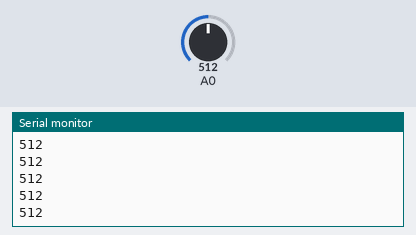
Bench run of a sketch on a simulated Arduino Uno, built with avr-gcc and run on an emulated ATmega328P. Parts: the last lines printed to the serial monitor. The inputs (shaded band) are chosen by the test bench; at power-on: A0 = 512.

Above: at 1.2 s.
1.3 s: A0 set to 716
At 2.0 s:
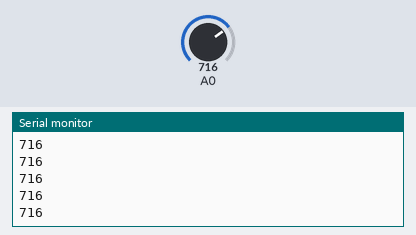
2.8 s: A0 set to 900
At 3.3 s:
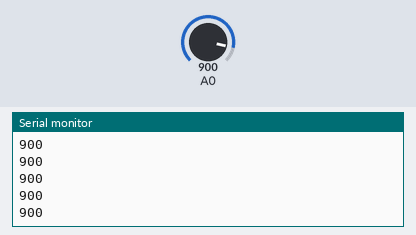
Timing chart, 0 to 5.8 s (numbered marks = the images above; inputs shaded):
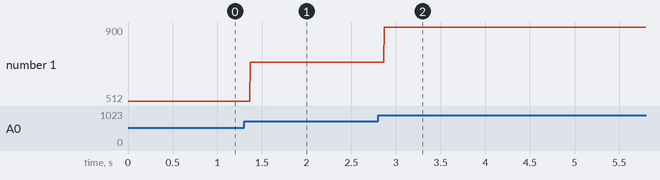

Measured:
- after the input at 1.3 s, the serial monitor: prints a new line after 0.07 s (image 1)
- after the input at 2.8 s, the serial monitor: prints a new line after 0.07 s (image 2)
- plotted number 1: 512 → 716 after the input at 1.3 s, 716 → 900 after the input at 2.8 s

The sketch:

MicTest.ino
```cpp
void setup() {
  Serial.begin(9600);

}

void loop() {
  delayMicroseconds(50);

  int manualValue = analogRead(0);
  //int autoValue = analogRead(2);
  //int memsValue = analogRead(4);

  String output = String(manualValue);// + "," + String(autoValue) + "," + String(memsValue);
  Serial.println(output);

}
```
